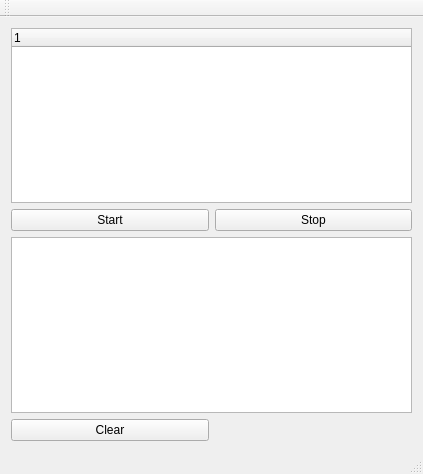
<?xml version="1.0" encoding="UTF-8"?>
<ui version="4.0">
 <class>MainWindow</class>
 <widget class="QMainWindow" name="MainWindow">
  <property name="geometry">
   <rect>
    <x>0</x>
    <y>0</y>
    <width>423</width>
    <height>474</height>
   </rect>
  </property>
  <property name="windowTitle">
   <string>MainWindow</string>
  </property>
  <widget class="QWidget" name="centralWidget">
   <layout class="QGridLayout" name="gridLayout">
    <item row="0" column="0" colspan="2">
     <widget class="QTreeWidget" name="treeWidget"/>
    </item>
    <item row="1" column="0">
     <widget class="QPushButton" name="startPushButton">
      <property name="text">
       <string>Start</string>
      </property>
     </widget>
    </item>
    <item row="1" column="1">
     <widget class="QPushButton" name="stopPushButton">
      <property name="text">
       <string>Stop</string>
      </property>
     </widget>
    </item>
    <item row="2" column="0" colspan="2">
     <widget class="QTextEdit" name="textEdit">
      <property name="html">
       <string>&lt;!DOCTYPE HTML PUBLIC &quot;-//W3C//DTD HTML 4.0//EN&quot; &quot;http://www.w3.org/TR/REC-html40/strict.dtd&quot;&gt;
&lt;html&gt;&lt;head&gt;&lt;meta name=&quot;qrichtext&quot; content=&quot;1&quot; /&gt;&lt;style type=&quot;text/css&quot;&gt;
p, li { white-space: pre-wrap; }
&lt;/style&gt;&lt;/head&gt;&lt;body style=&quot; font-family:'MS Shell Dlg 2'; font-size:8.25pt; font-weight:400; font-style:normal;&quot;&gt;
&lt;p style=&quot;-qt-paragraph-type:empty; margin-top:0px; margin-bottom:0px; margin-left:0px; margin-right:0px; -qt-block-indent:0; text-indent:0px; font-family:'Sans Serif'; font-size:9pt;&quot;&gt;&lt;br /&gt;&lt;/p&gt;&lt;/body&gt;&lt;/html&gt;</string>
      </property>
     </widget>
    </item>
    <item row="3" column="0">
     <widget class="QPushButton" name="pushButton">
      <property name="text">
       <string>Clear</string>
      </property>
     </widget>
    </item>
   </layout>
  </widget>
  <widget class="QMenuBar" name="menuBar">
   <property name="geometry">
    <rect>
     <x>0</x>
     <y>0</y>
     <width>423</width>
     <height>21</height>
    </rect>
   </property>
  </widget>
  <widget class="QToolBar" name="mainToolBar">
   <attribute name="toolBarArea">
    <enum>TopToolBarArea</enum>
   </attribute>
   <attribute name="toolBarBreak">
    <bool>false</bool>
   </attribute>
  </widget>
  <widget class="QStatusBar" name="statusBar"/>
 </widget>
 <layoutdefault spacing="6" margin="11"/>
 <resources/>
 <connections/>
</ui>
